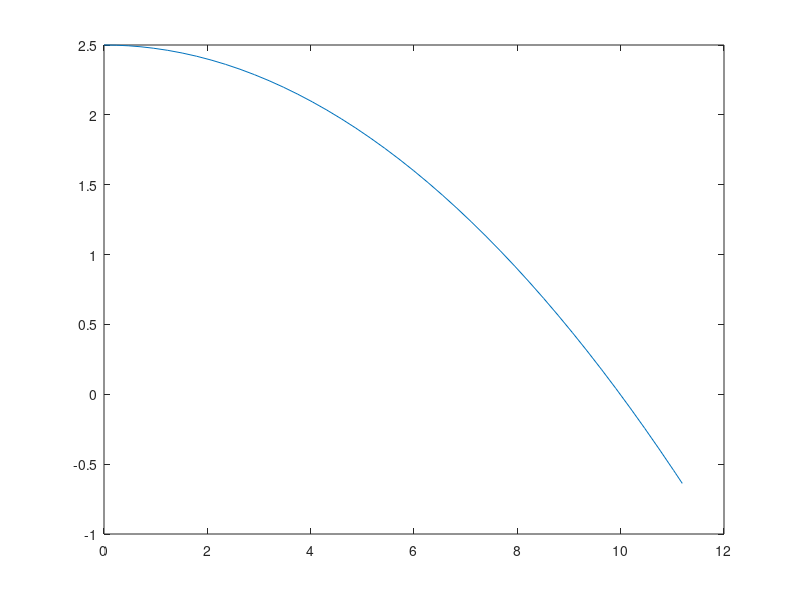

Write MATLAB code to recreate this figure.
% PLOTTEN VAN BAAN VAN WATERSTRAAL
r = 0.001
rho = 1000
C = 0.04
K = (r^2)*pi*rho*C
g = 9.81
v0 = 14
x0 = 0
y0 = 2.5
hoek = 0
alpha = (hoek/180)*pi
x1 = v0*cos(alpha)
y1 = v0*sin(alpha)

%de tijdframe waarin we de baan van de waterstraal willen bekijken
tspan = [0 0.8];
%de vector van onze beginvoorwaarden
A = [x0,y0,x1,y1]
%de functie van differentialen met variabelen t (tijd) en N (matrix van
%posities)
f = @(t,N) [N(3); N(4);-K*N(3)*norm([N(3),N(4)]); 
                       -g-K*N(4)*norm([N(3),N(4)])];
%ode45 lost de differentiaalvergelijkingen op met de functies, domein tspan
%en beginvoorwaarden als input
[t, N] = ode45(f, tspan, A);

%plot alle punten horend bij domein tspan, opgelost door ode45

plot(N(:,1),N(:,2))